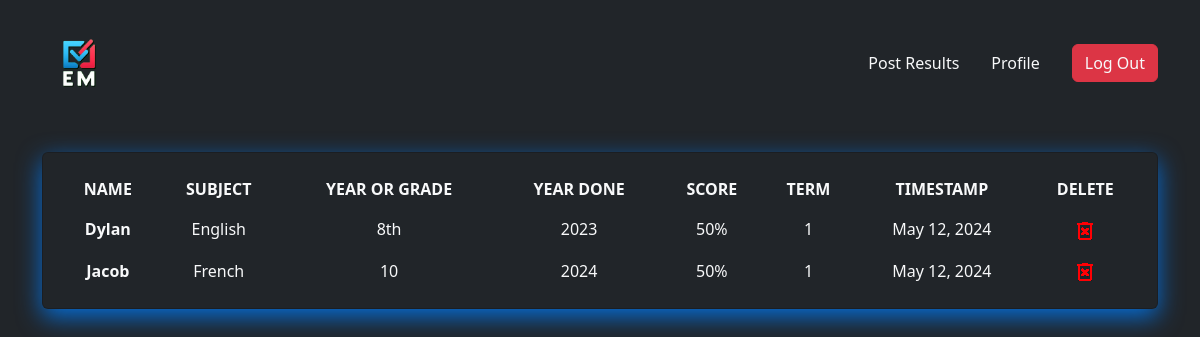
/home (signed in), run on the app's committed database.
### app/models.py (models this page shows)
class Exams(db.Model):
    id = db.Column(db.Integer, primary_key=True)
    term = db.Column(db.Integer)
    name = db.Column(db.String(64))
    year_done = db.Column(db.String(4))
    year_or_grade = db.Column(db.String(4))
    subjects = db.Column(db.String(64))
    score = db.Column(db.String(4))
    timestamp = db.Column(db.DateTime, index=True, default=datetime.utcnow)
    user_id = db.Column(db.Integer, db.ForeignKey('user.id'))
    def __repr__(self):
        return f'Grade: {self.score}'

### app/routes.py (the view, shortened to what this page needs)
@app.route('/', methods=['GET', 'POST'])
@app.route('/home', methods=['GET', 'POST'])
@login_required
def index():
    form = ExamRecordForm()
    exams = current_user.exams.order_by(Exams.timestamp.asc()).all()
    print(exams)
    return render_template('index.html', title='Index', form=form, exams=exams)

### app/models.py (called while the page is built)
@login.user_loader
def load_user(id):
    return User.query.get(int(id))

### app/routes.py (called while the page is built)
@app.before_request
def before_request():
    if current_user.is_authenticated:
        current_user. last_seen = datetime. utcnow()
        db. session.commit ()

### app/templates/index.html (shortened to what this page needs)
{% extends 'base.html' %}
{% block content %}
<div class="my_modal">
</div>
<br>
<br>
<br>
<section class="intro">
      <div class="mask d-flex align-items-center h-100 bg-dark">
        <div class="container bg-dark">
          <div class="row justify-content-center bg-dark">
            <div class="col-12 bg-dark">
              <div class="card mask-custom bg-dark" style="box-shadow: rgba(0, 122, 243, 0.853) 0px 8px 24px;">
                <div class="card-body" >
                  <div class="table-responsive" >
                    <table class="table table-borderless text-light mb-0 bg-dark"  >
                      <thead>
                        <tr>
                          <th scope="col">NAME</th>
                          <th scope="col">SUBJECT</th>
                          <th scope="col">YEAR OR GRADE</th>
                          <th scope="col">YEAR DONE</th>
                          <th scope="col">SCORE</th>
                          <th scope="col">TERM</th>
                          <th scope="col">TIMESTAMP</th>
                          <th scope="col">DELETE</th>
                        </tr>
                      </thead>
                      <tbody>
                        {% for exam in exams %}
                        <tr>
                          <th scope="row">{{ exam.name }}</th>
                          <td>{{ exam.subjects }}</td>
                          <td>{{ exam.year_or_grade }}</td>
                          <td>{{ exam.year_done }}</td>
                          <td>{{ exam.score }}</td>
                          <td>{{ exam.term }}</td>
                          <td>{{ moment(exam.timestamp).format('ll') }}</td>
                          <td><a href="{{ url_for('index_exam', id = exam.id) }}" class="text-danger w-75 h-100"><img src="{{ url_for('static', filename='images/delete_forever_FILL0_wght400_GRAD0_opsz24.png') }}" ></a></td>
                        </tr>
                        {% endfor %}
                      </tbody>
                    </table>
                  </div>
                </div>
              </div>
            </div>
          </div>
        </div>
      </div>
    </div>
{% endblock %}

### app/static/css/style.css (style rules this page uses)
.my_modal { margin: 20px; padding: 20px; }

### app/templates/base.html (style rules this page uses)
body { background-color: rgb(33, 37, 41); text-align: center; color: white; }
a { color: white; display: inline-block; text-decoration: none; }

### data on the page
Exams: name "Dylan", subjects "English", year_or_grade "8th", year_done "2023", score "50%", term "1", timestamp "May 12, 2024"
Exams: name "Jacob", subjects "French", year_or_grade "10", year_done "2024", score "50%", term "1", timestamp "May 12, 2024"
